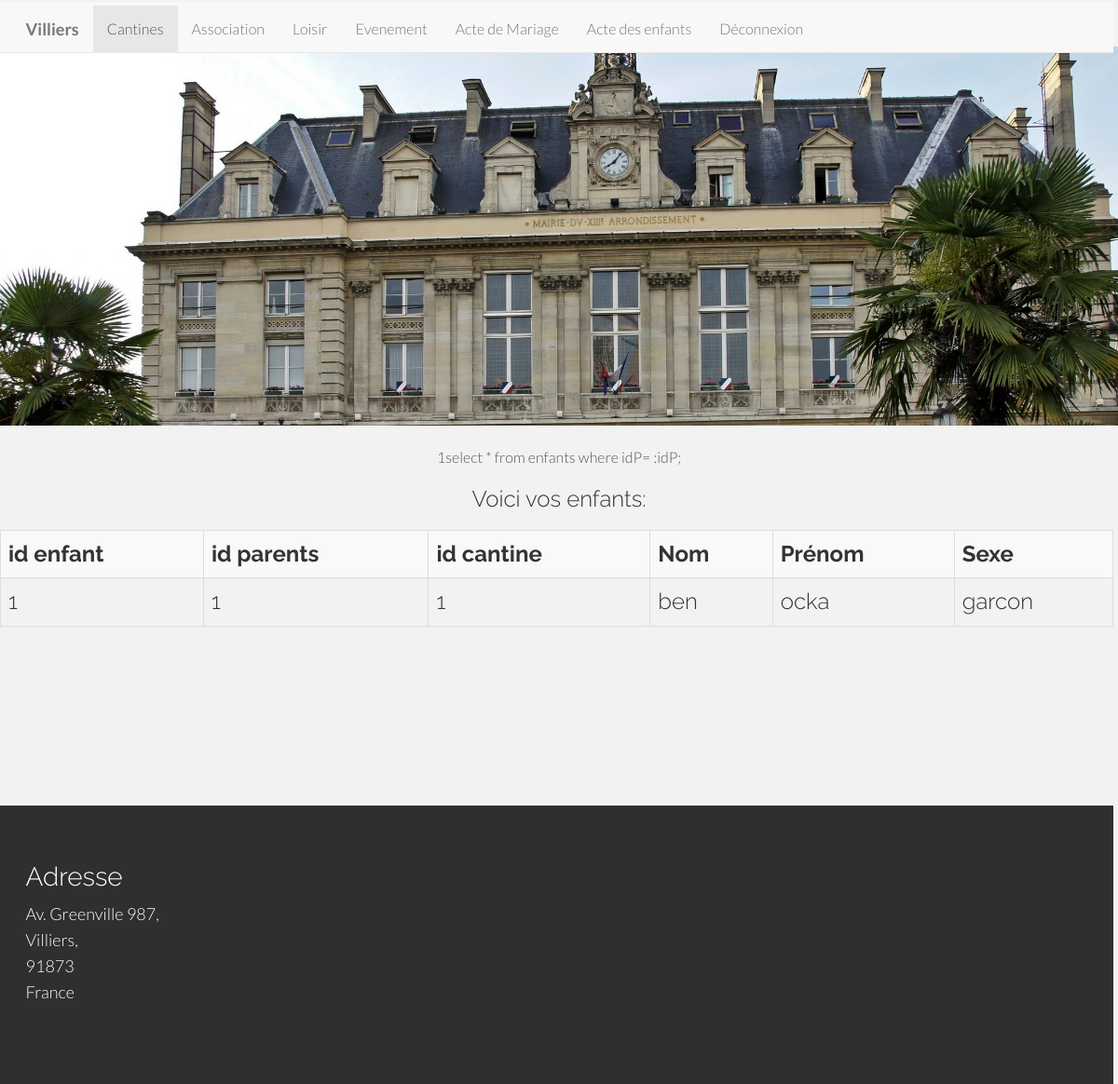
The app's page /index.php?page=7 (signed in) with its own data.
### tables this page shows
create table enfants
(idE int(3) not null auto_increment,
idP int(3) not null,
idC int(3),
nomE varchar(20),
prenomE varchar(20),
sexe enum("fille","garcon"),
primary key(idE),
foreign key(idP) references personne(idP),
foreign key(idC) references cantine(idC)
);

### controleur/controleur.class.php (called while the page is built, shortened)
<?php
    require_once("modele/modele.class.php");
    class Controleur
    {
        private $unModele;
        public function __construct($serveur, $bdd, $user, $mdp)
        {
            $this->unModele = new Modele ($serveur, $bdd, $user, $mdp);
        }
        public function setTable($uneTable)
        {
            $this->unModele->setTable($uneTable);
        }
        public function selectWhere ($champs, $where, $operateur)
        {
            return $this->unModele->selectWhere ($champs, $where, $operateur);
        }
    }
?>

### vue/tableau_enfants.php (the view, shortened to what this page needs)
					<center>
					<h3>Voici vos enfants:<h3>
					<div class="table-responsive" id="sailorTableArea">
<table id="sailorTable" class="table table-striped table-bordered" width="25%">
					<tr><th> id enfant </th>
					 <th> id parents </th>
					 <th> id cantine </th>
					 <th> Nom </th>
					 <th> Prénom </th>
					 <th> Sexe </th>
					 <?php
					foreach ($lesLignes as $uneLigne)
					{
						echo "<tr> <td>".$uneLigne['idE']." </td>
						<td> ".$uneLigne['idP']." </td>
						<td>".$uneLigne['idC']." </td>
						<td>".$uneLigne['nomE']." </td>
						<td>".$uneLigne['prenomE']." </td>
						<td>".$uneLigne['sexe']." </td>
						</tr>";
					}
					?>
				</table>
				</center>

### style/style.css (style rules this page uses)
div { margin:2px 5px 0 0; }

### css/style.css (style rules this page uses)
body { background-color: #f2f2f2; font-family: "Lato"; font-weight: 300; font-size: 16px; color: #555; padding-top: 50px; -webkit-font-smoothing: antialiased; -webkit-overflow-scrolling: touch; }
h1, h2, h3, h4, h5, h6 { font-family: "Raleway"; font-weight: 300; color: #333; }

### records on screen
enfants: idE "1", idP "1", idC "1", nomE "ben", prenomE "ocka", sexe "garcon"

### other values on screen
$valeur "1"
$requete "select * from enfants where idP= :idP;"
